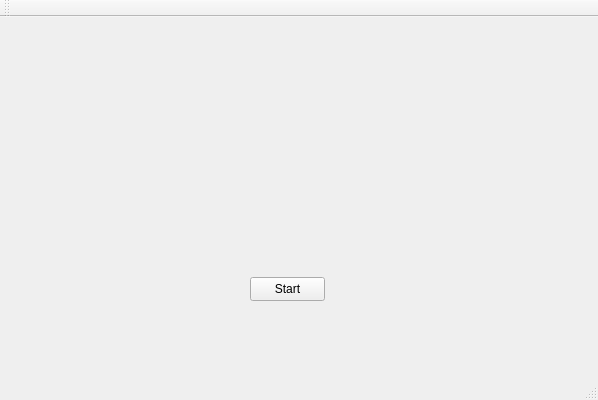
<?xml version="1.0" encoding="UTF-8"?>
<ui version="4.0">
 <class>QTAIClass</class>
 <widget class="QMainWindow" name="QTAIClass">
  <property name="geometry">
   <rect>
    <x>0</x>
    <y>0</y>
    <width>598</width>
    <height>400</height>
   </rect>
  </property>
  <property name="windowTitle">
   <string>QTAI</string>
  </property>
  <widget class="QWidget" name="centralWidget">
   <widget class="QPushButton" name="pushButton">
    <property name="geometry">
     <rect>
      <x>250</x>
      <y>260</y>
      <width>75</width>
      <height>24</height>
     </rect>
    </property>
    <property name="text">
     <string>Start</string>
    </property>
   </widget>
  </widget>
  <widget class="QMenuBar" name="menuBar">
   <property name="geometry">
    <rect>
     <x>0</x>
     <y>0</y>
     <width>598</width>
     <height>26</height>
    </rect>
   </property>
  </widget>
  <widget class="QToolBar" name="mainToolBar">
   <attribute name="toolBarArea">
    <enum>TopToolBarArea</enum>
   </attribute>
   <attribute name="toolBarBreak">
    <bool>false</bool>
   </attribute>
  </widget>
  <widget class="QStatusBar" name="statusBar"/>
 </widget>
 <layoutdefault spacing="6" margin="11"/>
 <resources>
  <include location="QTAI.qrc"/>
 </resources>
 <connections/>
</ui>
